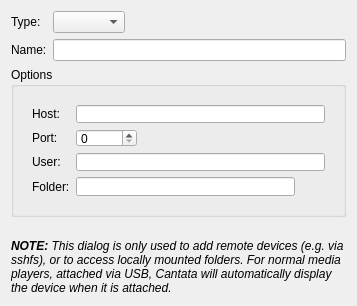
<?xml version="1.0" encoding="UTF-8"?>
<ui version="4.0">
 <class>RemoteDevicePropertiesWidget</class>
 <widget class="QWidget" name="RemoteDevicePropertiesWidget">
  <property name="geometry">
   <rect>
    <x>0</x>
    <y>0</y>
    <width>357</width>
    <height>306</height>
   </rect>
  </property>
  <layout class="QVBoxLayout" name="verticalLayout_2">
   <item>
    <layout class="QFormLayout" name="formLayout">
     <property name="fieldGrowthPolicy">
      <enum>QFormLayout::ExpandingFieldsGrow</enum>
     </property>
     <item row="0" column="0">
      <widget class="BuddyLabel" name="typeLabel">
       <property name="text">
        <string>Type:</string>
       </property>
       <property name="buddy">
        <cstring>type</cstring>
       </property>
      </widget>
     </item>
     <item row="0" column="1">
      <widget class="QComboBox" name="type"/>
     </item>
     <item row="1" column="0">
      <widget class="BuddyLabel" name="nameLabel">
       <property name="text">
        <string>Name:</string>
       </property>
       <property name="buddy">
        <cstring>name</cstring>
       </property>
      </widget>
     </item>
     <item row="1" column="1">
      <widget class="LineEdit" name="name"/>
     </item>
    </layout>
   </item>
   <item>
    <widget class="QGroupBox" name="groupBox">
     <property name="title">
      <string>Options</string>
     </property>
     <layout class="QVBoxLayout" name="verticalLayout">
      <item>
       <widget class="QStackedWidget" name="stackedWidget">
        <property name="currentIndex">
         <number>0</number>
        </property>
        <widget class="QWidget" name="page">
         <layout class="QFormLayout" name="formLayout_2">
          <property name="fieldGrowthPolicy">
           <enum>QFormLayout::ExpandingFieldsGrow</enum>
          </property>
          <item row="1" column="0">
           <widget class="BuddyLabel" name="hostLabel">
            <property name="text">
             <string>Host:</string>
            </property>
            <property name="buddy">
             <cstring>sshHost</cstring>
            </property>
           </widget>
          </item>
          <item row="1" column="1">
           <widget class="LineEdit" name="sshHost"/>
          </item>
          <item row="2" column="0">
           <widget class="BuddyLabel" name="portLabel">
            <property name="text">
             <string>Port:</string>
            </property>
            <property name="buddy">
             <cstring>sshPort</cstring>
            </property>
           </widget>
          </item>
          <item row="2" column="1">
           <widget class="SpinBox" name="sshPort">
            <property name="maximum">
             <number>65535</number>
            </property>
           </widget>
          </item>
          <item row="3" column="0">
           <widget class="BuddyLabel" name="userLabel">
            <property name="text">
             <string>User:</string>
            </property>
            <property name="buddy">
             <cstring>sshUser</cstring>
            </property>
           </widget>
          </item>
          <item row="3" column="1">
           <widget class="LineEdit" name="sshUser"/>
          </item>
          <item row="4" column="0">
           <widget class="BuddyLabel" name="folderLabel">
            <property name="text">
             <string>Folder:</string>
            </property>
            <property name="buddy">
             <cstring>sshFolder</cstring>
            </property>
           </widget>
          </item>
          <item row="4" column="1">
           <layout class="QHBoxLayout" name="folderLayout">
            <item>
             <widget class="LineEdit" name="sshFolder"/>
            </item>
            <item>
             <widget class="QToolButton" name="sshFolderButton">
              <property name="autoRaise">
               <bool>true</bool>
              </property>
             </widget>
            </item>
           </layout>
          </item>
         </layout>
        </widget>
        <widget class="QWidget" name="page_2">
         <layout class="QFormLayout" name="formLayout_3">
          <item row="0" column="0">
           <widget class="QLabel" name="label">
            <property name="text">
             <string>Folder:</string>
            </property>
            <property name="buddy">
             <cstring>fileFolder</cstring>
            </property>
           </widget>
          </item>
          <item row="0" column="1">
           <widget class="DirRequester" name="fileFolder"/>
          </item>
         </layout>
        </widget>
       </widget>
      </item>
     </layout>
    </widget>
   </item>
   <item>
    <spacer name="verticalSpacer">
     <property name="orientation">
      <enum>Qt::Vertical</enum>
     </property>
     <property name="sizeType">
      <enum>QSizePolicy::MinimumExpanding</enum>
     </property>
     <property name="sizeHint" stdset="0">
      <size>
       <width>20</width>
       <height>16</height>
      </size>
     </property>
    </spacer>
   </item>
   <item>
    <widget class="QLabel" name="infoLabel">
     <property name="sizePolicy">
      <sizepolicy hsizetype="Preferred" vsizetype="Maximum">
       <horstretch>0</horstretch>
       <verstretch>0</verstretch>
      </sizepolicy>
     </property>
     <property name="text">
      <string>&lt;i&gt;&lt;b&gt;NOTE:&lt;/b&gt; This dialog is only used to add remote devices (e.g. via sshfs), or to access locally mounted folders. For normal media players, attached via USB, Cantata will automatically display the device when it is attached.&lt;/i&gt;</string>
     </property>
     <property name="alignment">
      <set>Qt::AlignLeading|Qt::AlignLeft|Qt::AlignTop</set>
     </property>
     <property name="wordWrap">
      <bool>true</bool>
     </property>
    </widget>
   </item>
  </layout>
 </widget>
 <customwidgets>
  <customwidget>
   <class>DirRequester</class>
   <extends>QLineEdit</extends>
   <header>dirrequester.h</header>
  </customwidget>
  <customwidget>
   <class>LineEdit</class>
   <extends>QLineEdit</extends>
   <header>lineedit.h</header>
  </customwidget>
  <customwidget>
   <class>BuddyLabel</class>
   <extends>QLabel</extends>
   <header>buddylabel.h</header>
  </customwidget>
  <customwidget>
   <class>SpinBox</class>
   <extends>QSpinBox</extends>
   <header>spinbox.h</header>
  </customwidget>
 </customwidgets>
 <tabstops>
  <tabstop>type</tabstop>
 </tabstops>
 <resources/>
 <connections>
  <connection>
   <sender>type</sender>
   <signal>activated(int)</signal>
   <receiver>stackedWidget</receiver>
   <slot>setCurrentIndex(int)</slot>
   <hints>
    <hint type="sourcelabel">
     <x>65</x>
     <y>22</y>
    </hint>
    <hint type="destinationlabel">
     <x>101</x>
     <y>94</y>
    </hint>
   </hints>
  </connection>
 </connections>
</ui>
